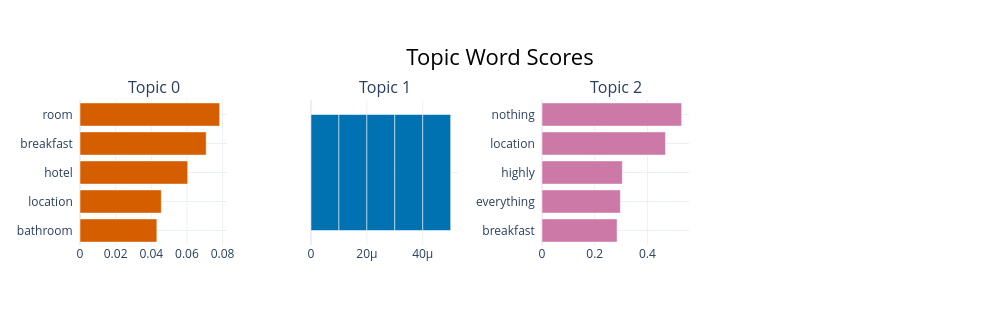

Notebook cell for this chart:
### Code cell
# Visualize topics
topic_model.visualize_barchart()

### Figure 1 — Plotly figure (JSON) as saved in the notebook; plotly's stock layout.template omitted (floating-point values rounded to 4 significant figures)
{"data": [{"marker": {"color": "#D55E00"}, "orientation": "h", "type": "bar", "x": [0.04312, 0.04561, 0.06042, 0.07078, 0.07835], "xaxis": "x", "y": ["bathroom  ", "location  ", "hotel  ", "breakfast  ", "room  "], "yaxis": "y"}, {"marker": {"color": "#0072B2"}, "orientation": "h", "type": "bar", "x": [1e-05, 1e-05, 1e-05, 1e-05, 1e-05], "xaxis": "x2", "y": ["  ", "  ", "  ", "  ", "  "], "yaxis": "y2"}, {"marker": {"color": "#CC79A7"}, "orientation": "h", "type": "bar", "x": [0.2849, 0.2973, 0.3048, 0.4683, 0.5298], "xaxis": "x3", "y": ["breakfast  ", "everything  ", "highly  ", "location  ", "nothing  "], "yaxis": "y3"}], "layout": {"annotations": [{"font": {"size": 16}, "showarrow": false, "text": "Topic 0", "x": 0.0875, "xanchor": "center", "xref": "paper", "y": 1, "yanchor": "bottom", "yref": "paper"}, {"font": {"size": 16}, "showarrow": false, "text": "Topic 1", "x": 0.3625, "xanchor": "center", "xref": "paper", "y": 1, "yanchor": "bottom", "yref": "paper"}, {"font": {"size": 16}, "showarrow": false, "text": "Topic 2", "x": 0.6375, "xanchor": "center", "xref": "paper", "y": 1, "yanchor": "bottom", "yref": "paper"}], "height": 325, "hoverlabel": {"bgcolor": "white", "font": {"family": "Rockwell", "size": 16}}, "showlegend": false, "title": {"font": {"color": "Black", "size": 22}, "text": "Topic Word Scores", "x": 0.5, "xanchor": "center", "yanchor": "top"}, "width": 1000, "xaxis": {"anchor": "y", "autorange": true, "domain": [0, 0.175], "range": [0, 0.08248], "showgrid": true, "type": "linear"}, "xaxis2": {"anchor": "y2", "autorange": true, "domain": [0.275, 0.45], "range": [0, 5.263e-05], "showgrid": true, "type": "linear"}, "xaxis3": {"anchor": "y3", "autorange": true, "domain": [0.55, 0.725], "range": [0, 0.5577], "showgrid": true, "type": "linear"}, "xaxis4": {"anchor": "y4", "domain": [0.825, 1], "showgrid": true}, "yaxis": {"anchor": "x", "autorange": true, "domain": [0, 1], "range": [-0.5, 4.5], "showgrid": true, "type": "category"}, "yaxis2": {"anchor": "x2", "autorange": true, "domain": [0, 1], "range": [-0.5, 0.5], "showgrid": true, "type": "category"}, "yaxis3": {"anchor": "x3", "autorange": true, "domain": [0, 1], "range": [-0.5, 4.5], "showgrid": true, "type": "category"}, "yaxis4": {"anchor": "x4", "domain": [0, 1], "showgrid": true}}}
